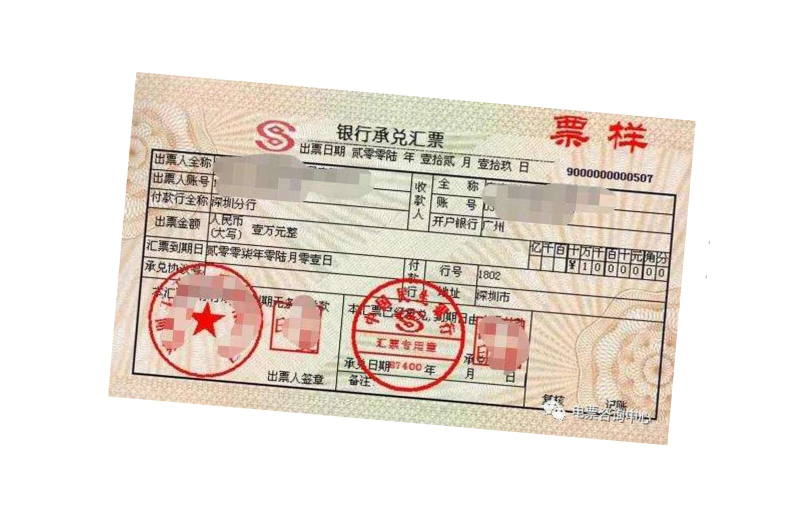
#> input picture 票据分割/img/img.jpg, 1573 x 1028 px, found by its file name (shown at 1/2 size)
$ python '票据分割.py'
#> lines starting #> are read from the running program, lines starting #| are printed output that depends on the picture; after the words box and inside, x2 and y2 are one past the last pixel; in counts of white or black regions, pixels touching at a corner belong together
import cv2 as cv
import numpy as np

from pyimagesearch.transform import four_point_transform


def enrode_dilate(img):
    k = np.ones((5, 5), np.uint8)

    # cv.imshow("dilate", dilate)
    # cv.waitKey(0)
    ans = cv.erode(img, k, iterations=10)
    # cv.imshow("erode", ans)
    cv.imwrite("img/erode.jpg", ans)
    ans = cv.dilate(ans, k, iterations=10)
    # cv.imshow("dilate", ans)
    # cv.waitKey(0)
    return ans
def get_counter(mask):

    edges = cv.Canny(mask, 50, 150, apertureSize=3)

    (cnts, _) = cv.findContours(edges.copy(), cv.RETR_LIST, cv.CHAIN_APPROX_SIMPLE)
    cnts = sorted(cnts, key=cv.contourArea, reverse=True)

    for c in cnts:
        # approximate the contour
        peri = cv.arcLength(c, True)
        approx = cv.approxPolyDP(c, 0.02 * peri, True)

        if len(approx) == 4:
            screenCnt = approx
            break


    cv.drawContours(img, [screenCnt], -1, (255, 0, 0), 2)
    cv.imshow("Outline", img)
    cv.imwrite("img/outline.jpg", img)
    cv.waitKey(0)
    cv.destroyAllWindows()
    return screenCnt

img = cv.imread("img/img.jpg")
#> img is the input picture: shape (1028, 1573, 3); mean B, G, R 217.2, 225, 233.5
img1 = img.copy()
Grayimg = cv.cvtColor(img, cv.COLOR_BGR2GRAY)
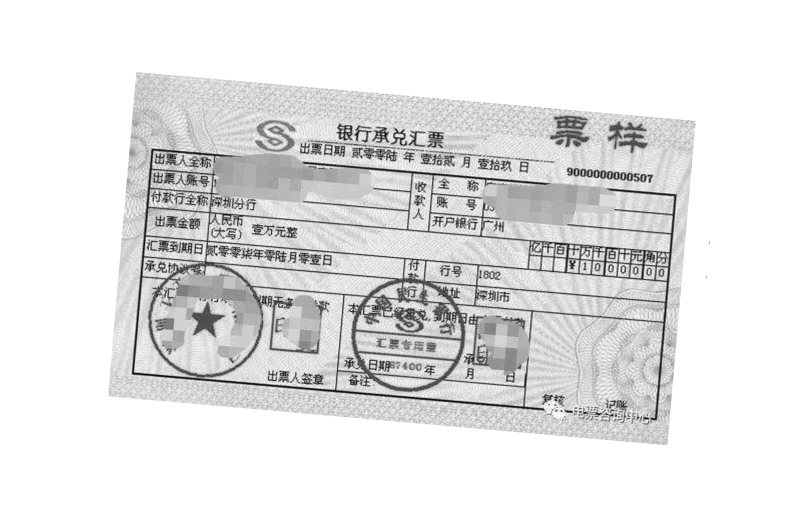
#> Grayimg: shape (1028, 1573) (shown at 1/2 size); min 0, max 255, mean 226.6
cv.imwrite("img/gray.jpg", Grayimg)
ret, thresh = cv.threshold(Grayimg, 245, 255,cv.THRESH_BINARY)
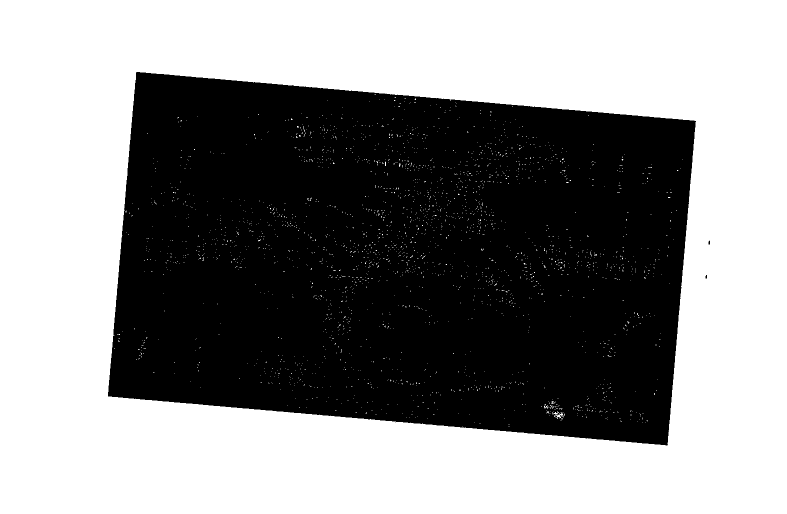
#> thresh: shape (1028, 1573) (shown at 1/2 size); 55.1% white; 4 black regions (2 under 20 px), largest, box (x1, y1, x2, y2) and area: (216, 144, 1392, 891) 726691, (1417, 481, 1420, 489) 21
cv.imwrite("img/blackwhite.jpg", thresh)
# cv.imshow('2', thresh)
# cv.waitKey(0)
mask = enrode_dilate(thresh)
#> in enrode_dilate, `ans = cv.erode(img, k, iterations=10)`:
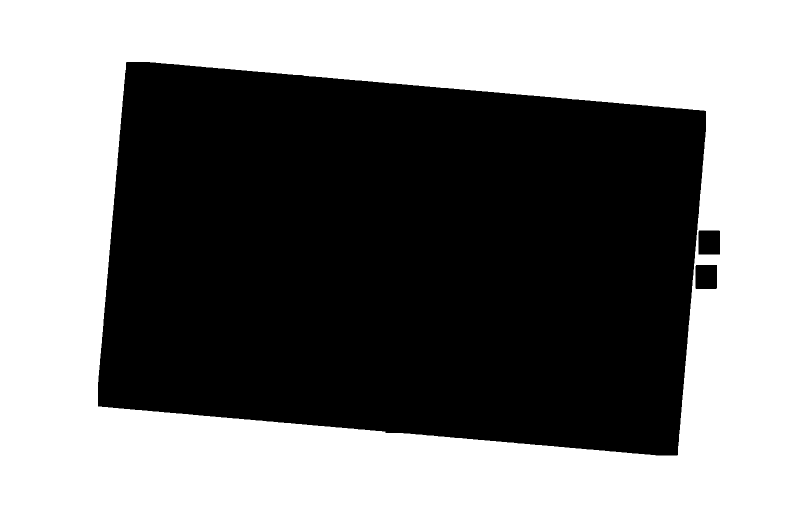
#> ans: shape (1028, 1573) (shown at 1/2 size); 49.6% white; 1 white region, box (x1, y1, x2, y2) and area: (0, 0, 1573, 1028) 802317
#> in enrode_dilate, `ans = cv.dilate(ans, k, iterations=10)`:
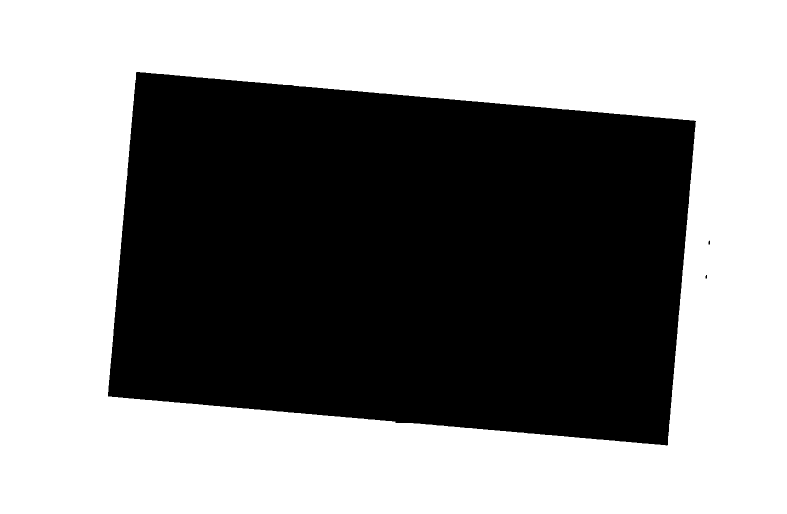
#> ans: shape (1028, 1573) (shown at 1/2 size); 54.7% white; 3 black regions (1 under 20 px), largest, box (x1, y1, x2, y2) and area: (216, 144, 1392, 891) 732087, (1417, 481, 1420, 489) 21
cv.imwrite("img/erodedilate.jpg", mask)
# cv.imshow("erode",mask)
# # cv.waitKey(0)
c = cv.Canny(mask, 50, 150, apertureSize=3)
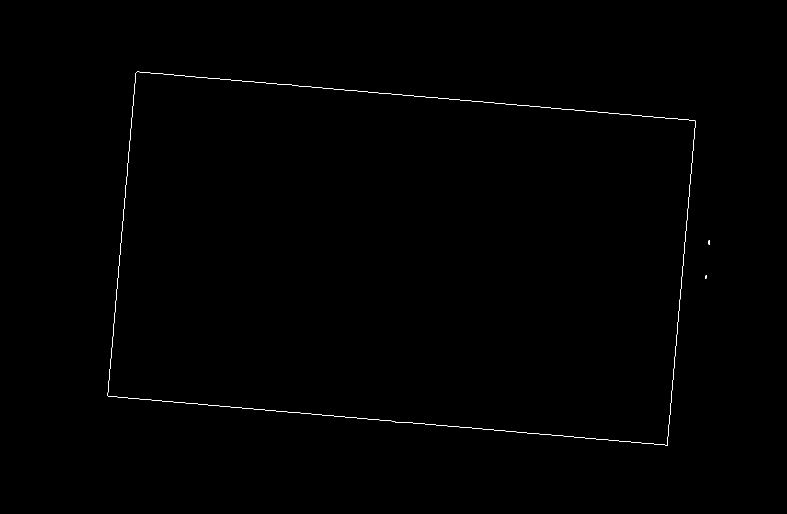
#> c: shape (1028, 1573) (shown at 1/2 size); 0.22% white in thin lines or dots, all inside (x1, y1, x2, y2) = (215, 143, 1420, 891)
cv.imwrite("img/canny.jpg", c)
# cv.imshow("canny",c)
# cv.waitKey(0)
screenCnt = get_counter(mask)
#> in get_counter, `(cnts, _) = cv.findContours(edges.copy(), cv.RETR_LIST, cv.CHAIN_APPRO..`: cnts = 6 contours, 4 with area under 20; largest, box (x1, y1, x2, y2) and area: (215, 143, 1392, 891) 732082, (215, 143, 1392, 891) 732082
#> the loop in get_counter, `for c in cnts:` made 1 pass
#> (peri, screenCnt) on pass 1: (3663.8, [[272, 144], [216, 792], [1335, 890], [1390, 241]])
#> screenCnt = [[272, 144], [216, 792], [1335, 890], [1390, 241]]
screenCnt = screenCnt.reshape(4, 2)

#> (the run stopped early here; a loop or call above may not have finished)
